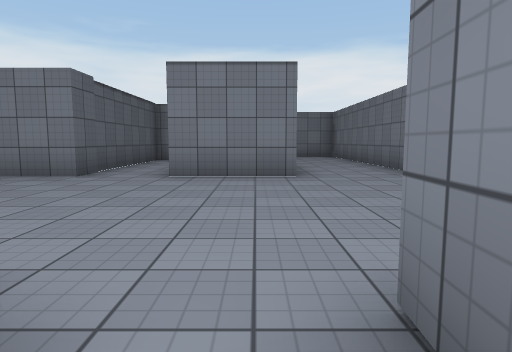
[1] (above)

20 first-person views from a walk through a Unity game level. The camera is 1.2 m above the floor, tilts 6° down and sees 75° across. Doors are open. The floor is counted in squares, 2 m on a side. Each view is taken from the middle of a square. On the plan, view 1 faces up. The plan holds only what a view shows up to about 10 squares ahead; the rest is blank. The player character is not drawn. Surface patterns are stand-ins for the level's own textures.

[2]
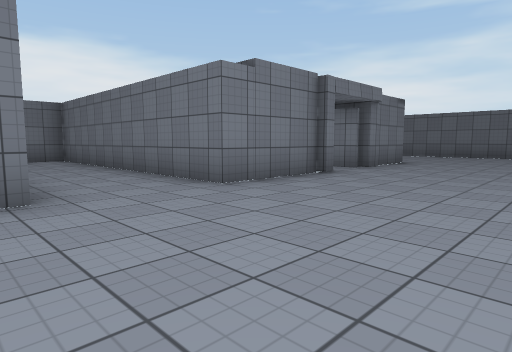

[3]
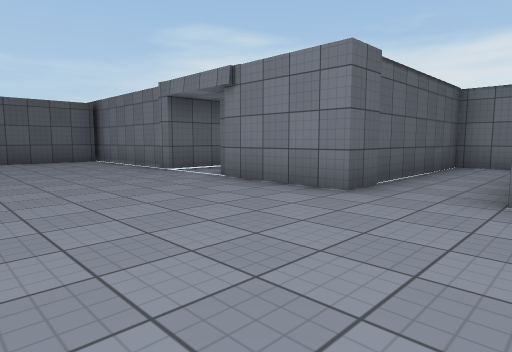

[4]
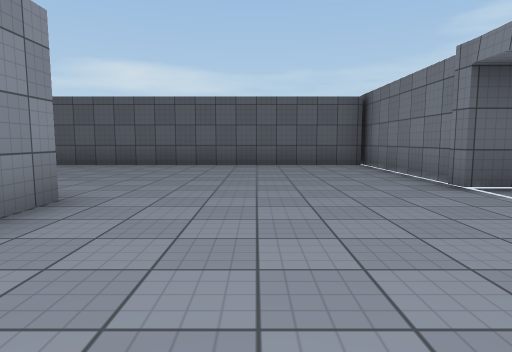

[5]
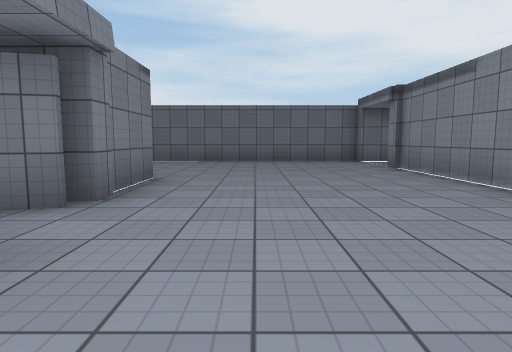

[6]
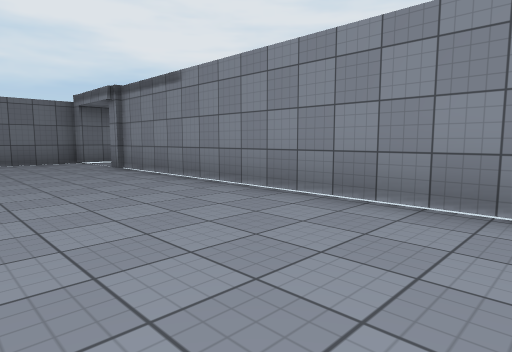

[7]
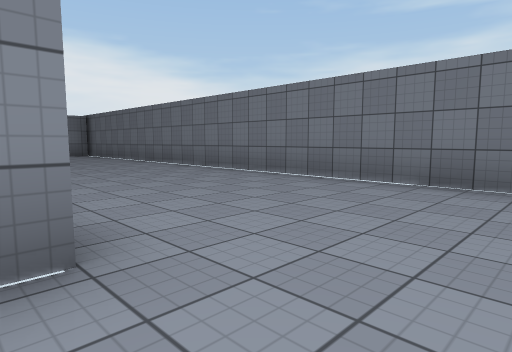

[8]
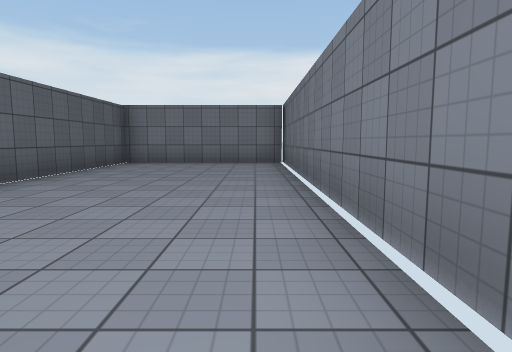

[9]
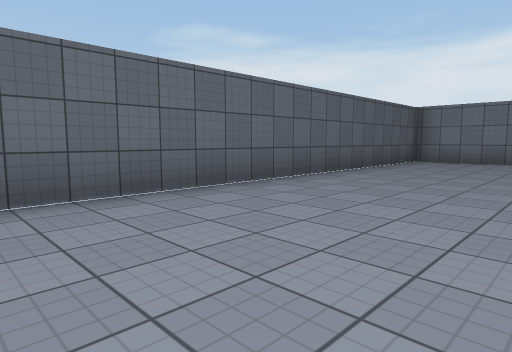

[10]
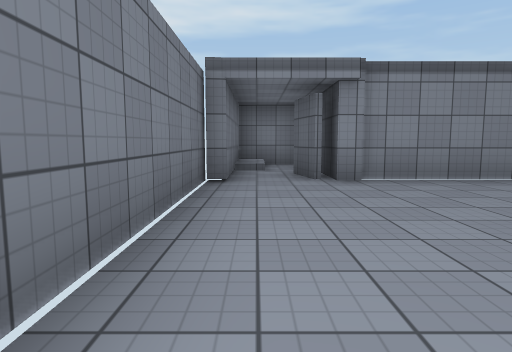

[11]
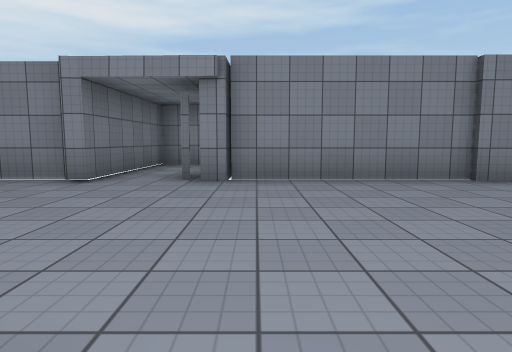

[12]
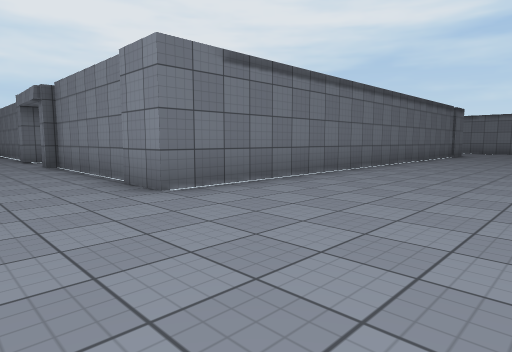

[13]
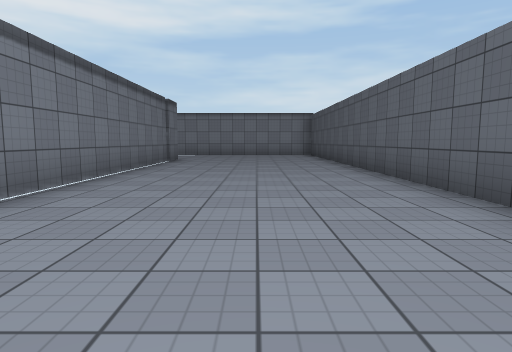

[14]
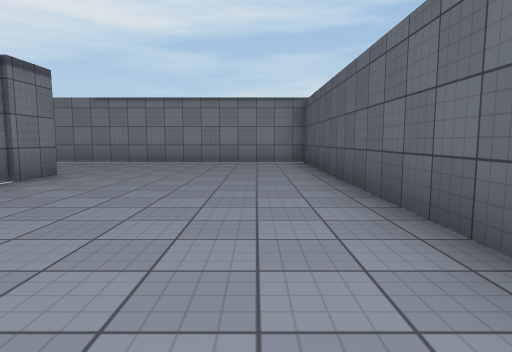

[15]
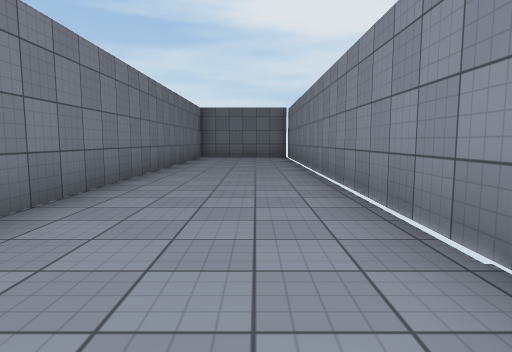

[16]
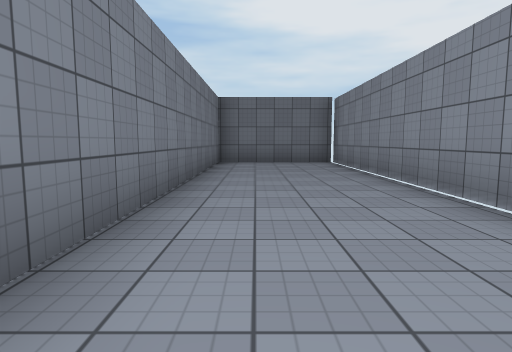

[17]
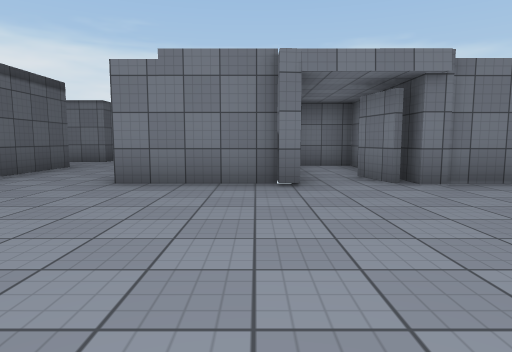

[18]
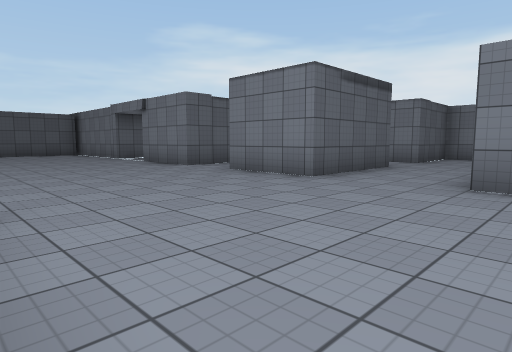

[19]
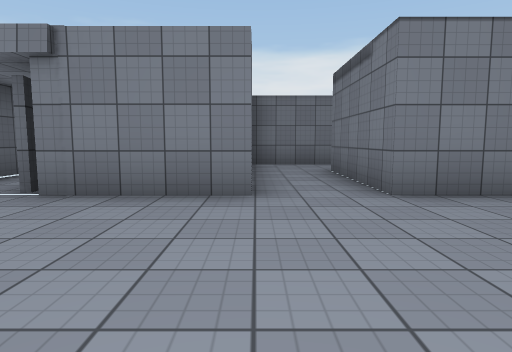

[20]
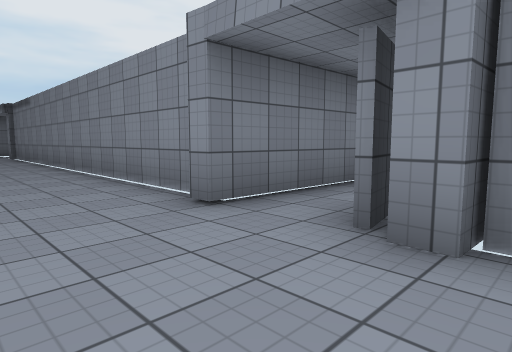

### Floor plan
Points are (right, up) in squares from view 1. A wall is a line through its corners. A room is listed if a view was taken in it or the views show most of it. See-through windows are left out.
Room 1 (view 1)
walls: (-0.6, -2.6) (0.4, -2.6) (0.5, 1)
ways out: open door at (-0.5, 1) to room 2
Room 2 (views 2, 3, 4, 5, 6, 7, 8, 9, 10, 11, 12, 13, 14, 15, 16, 17, 18, 19, 20)
walls: (0.5, 1) (0.9, 1); (0.9, 0.8) (12.1, 0.8); (-0.8, 0) (-1, 0.9); (-1.5, 0.4) (-1.5, 1.1) (-1.2, 1.1); (-5.4, 0.8) (-1.5, 0.8); (5.4, 5.7) (3, 5.7) (3, 13.1) (2, 13.1); (5.7, 5.5) (5.2, 5.4); (0.7, 8.8) (0.7, 5.7) (-1.5, 5.7) (-1.5, 8.8); (-7.1, 5.6) (-7.5, 5.5); (-7.6, 5.7) (-11.8, 5.7); (0.7, 11.9) (0.7, 10.6) (-3.1, 10.6) (-3.1, 5.7) (-5.5, 5.7); (9.5, 5.7) (7.3, 5.7); (-11.3, 5.6) (-11.3, -2); (-11.3, -4) (-11.3, -15.2) (4.4, -15.2) (4.4, -11.9) (-5.4, -11.9); (13.4, 1) (13.8, 1.1) (13.8, 18.3) (9.4, 18.3) (9.4, 8.4); (-6.4, -12) (-6.4, 1) (-5.2, 1)
ways out: open door at (-0.5, 1) to room 1; open door at (-6.5, 6); open door at (6.5, 6); open door at (12.5, 1)

Positions as (right, up) in squares from view 1, and headings:
1: (0, 0), facing up
2: (0, 2), facing up-right
3: (-1, 2), facing up-left
4: (-3, 3), facing left
5: (4, 4), facing right
6: (4, 4), facing down-right
7: (9, 4), facing up-right
8: (13, 9), facing up
9: (13, 8), facing up-left
10: (13, 6), facing down
11: (-2, 6), facing down
12: (-10, 3), facing down-right
13: (-9, -1), facing down
14: (-10, -6), facing down
15: (-8, -14), facing right
16: (-5, -13), facing right
17: (5, 1), facing up
18: (4, 1), facing up-left
19: (-3, 2), facing up
20: (-2, 3), facing down-right
